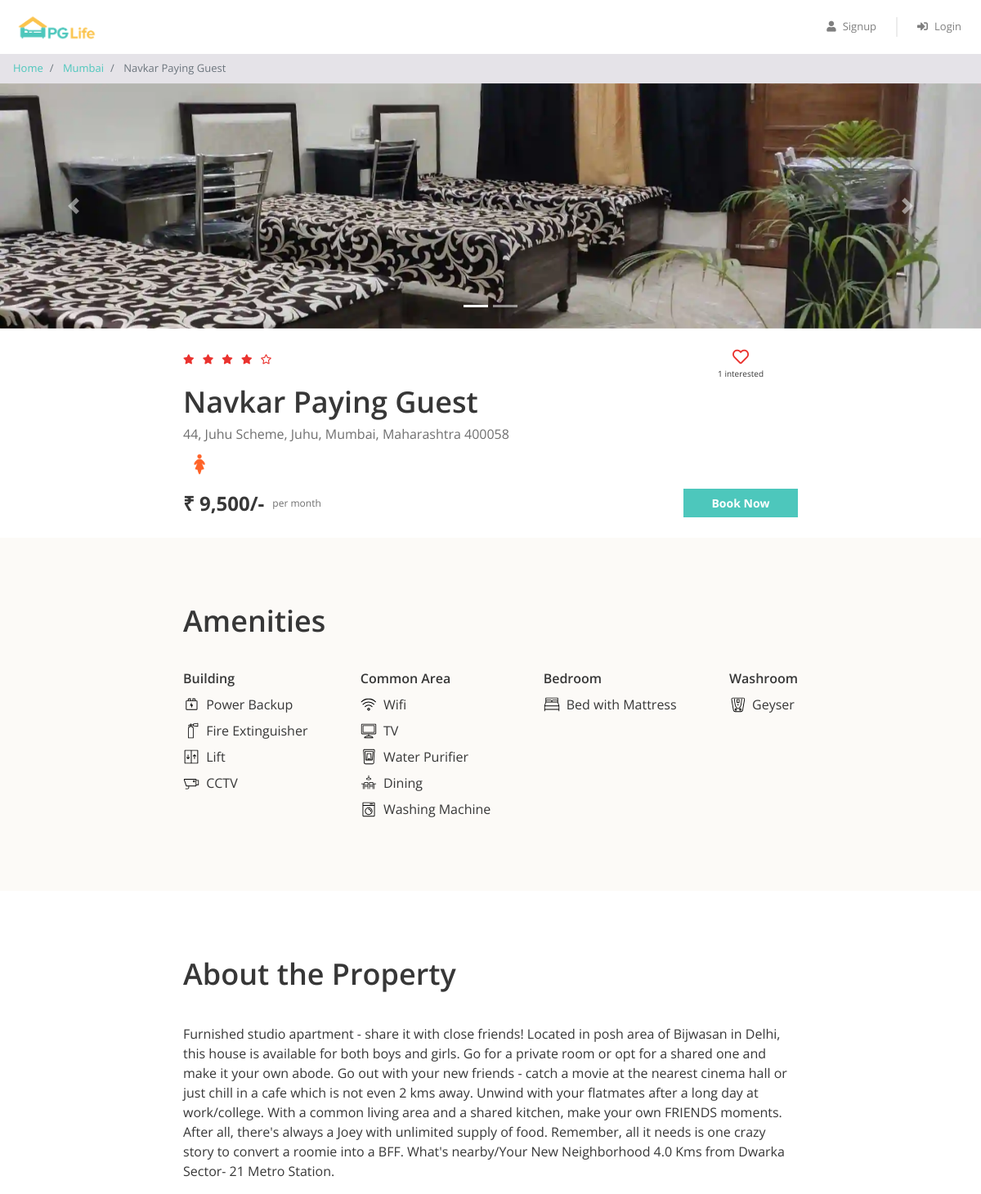
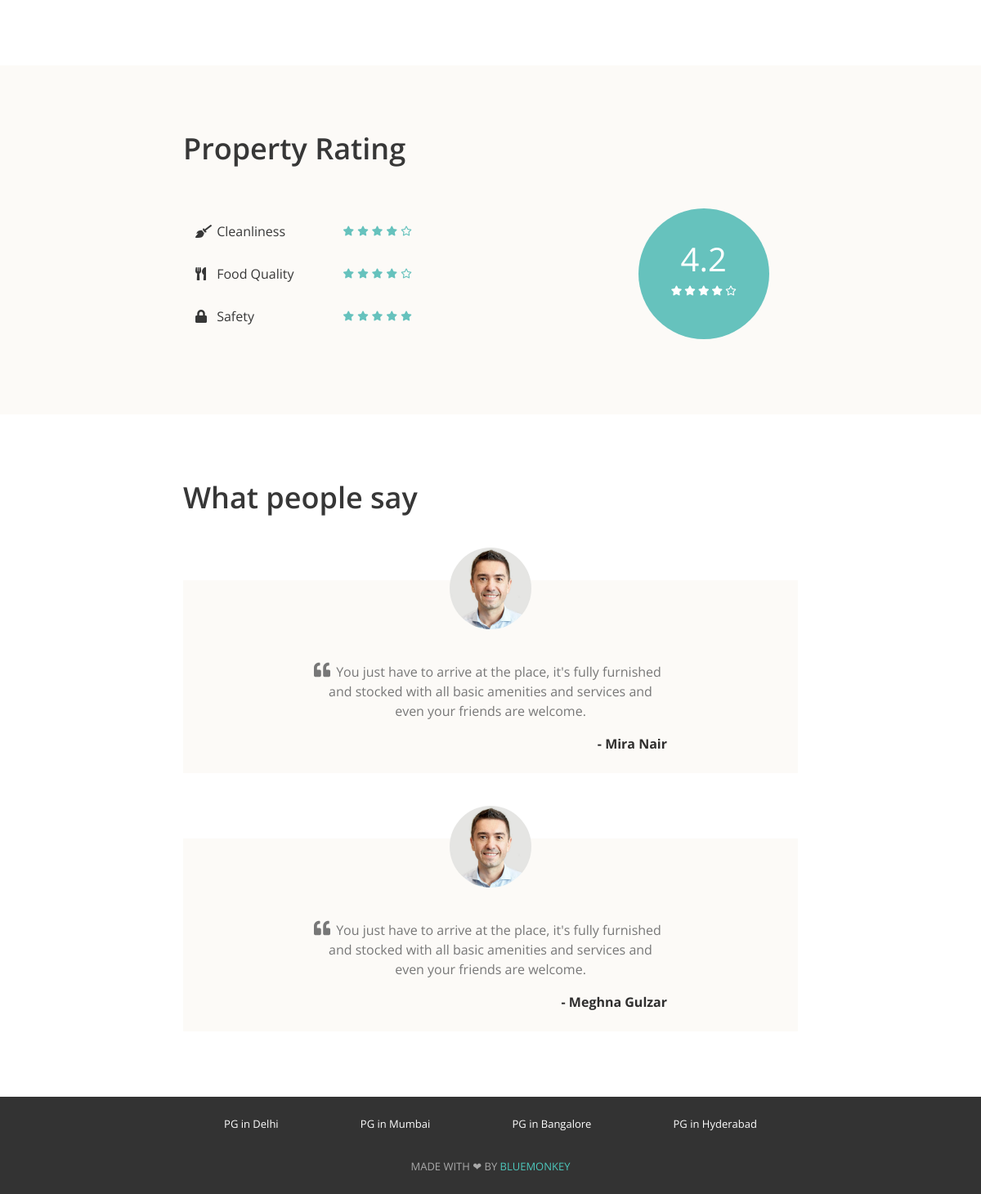
The app's page /property_detail.php?property_id=3 with its own data (2 pictures, top to bottom).
### tables this page shows
CREATE TABLE `properties` (
  `id` int(11) NOT NULL,
  `city_id` int(11) NOT NULL,
  `name` varchar(100) NOT NULL,
  `address` varchar(255) NOT NULL,
  `description` longtext NOT NULL,
  `gender` enum('male','female','unisex') NOT NULL,
  `rent` int(11) NOT NULL,
  `rating_clean` float(2,1) NOT NULL,
  `rating_food` float(2,1) NOT NULL,
  `rating_safety` float(2,1) NOT NULL
);

CREATE TABLE `cities` (
  `id` int(11) NOT NULL,
  `name` varchar(100) NOT NULL
);

CREATE TABLE `amenities` (
  `id` int(11) NOT NULL,
  `name` varchar(100) NOT NULL,
  `type` varchar(100) NOT NULL,
  `icon` varchar(30) NOT NULL
);

CREATE TABLE `testimonials` (
  `id` int(11) NOT NULL,
  `property_id` int(11) NOT NULL,
  `user_name` varchar(100) NOT NULL,
  `content` longtext NOT NULL
);

### property_detail.php (the view, shortened to what this page needs)
<?php
require "includes/database_connect.php";
$property_id = $_GET["property_id"];
$sql_1 = "SELECT *, p.id AS property_id, p.name AS property_name, c.name AS city_name
            FROM properties p
            INNER JOIN cities c ON p.city_id = c.id
            WHERE p.id = $property_id";
$result_1 = mysqli_query($conn, $sql_1);
$property = mysqli_fetch_assoc($result_1);
$sql_2 = "SELECT * FROM testimonials WHERE property_id = $property_id";
$result_2 = mysqli_query($conn, $sql_2);
$testimonials = mysqli_fetch_all($result_2, MYSQLI_ASSOC);
$sql_3 = "SELECT a.*
            FROM amenities a
            INNER JOIN properties_amenities pa ON a.id = pa.amenity_id
            WHERE pa.property_id = $property_id";
$result_3 = mysqli_query($conn, $sql_3);
$amenities = mysqli_fetch_all($result_3, MYSQLI_ASSOC);
$sql_4 = "SELECT * FROM interested_users_properties WHERE property_id = $property_id";
$result_4 = mysqli_query($conn, $sql_4);
$interested_users_count = mysqli_num_rows($result_4);
?>
<!DOCTYPE html>
<html lang="en">
<head>
    <?php
    include "includes/head_links.php";
    ?>
    <link href="css/property_detail.css" rel="stylesheet" />
</head>
<body>
    <?php
    include "includes/header.php";
    ?>
    <nav aria-label="breadcrumb">
        <ol class="breadcrumb py-2">
            <li class="breadcrumb-item">
                <a href="index.php">Home</a>
            </li>
            <li class="breadcrumb-item">
                <a href="property_list.php?city=<?= $property['city_name']; ?>"><?= $property['city_name']; ?></a>
            </li>
            <li class="breadcrumb-item active" aria-current="page">
                <?= $property['property_name']; ?>
            </li>
        </ol>
    </nav>
    <div id="property-images" class="carousel slide" data-ride="carousel">
        <ol class="carousel-indicators">
            <?php
            $property_images = glob("img/properties/" . $property['property_id'] . "/*");
            foreach ($property_images as $index => $property_image) {
            ?>
                <li data-target="#property-images" data-slide-to="<?= $index ?>" class="<?= $index == 0 ? "active" : ""; ?>"></li>
            <?php
            }
            ?>
        </ol>
        <div class="carousel-inner">
            <?php
            foreach ($property_images as $index => $property_image) {
            ?>
                <div class="carousel-item <?= $index == 0 ? "active" : ""; ?>">
                    <img class="d-block w-100" src="<?= $property_image ?>" alt="slide">
                </div>
            <?php
            }
            ?>
        </div>
        <a class="carousel-control-prev" href="#property-images" role="button" data-slide="prev">
            <span class="carousel-control-prev-icon" aria-hidden="true"></span>
        </a>
        <a class="carousel-control-next" href="#property-images" role="button" data-slide="next">
            <span class="carousel-control-next-icon" aria-hidden="true"></span>
        </a>
    </div>
    <div class="property-summary page-container">
        <div class="row no-gutters justify-content-between">
            <?php
            $total_rating = ($property['rating_clean'] + $property['rating_food'] + $property['rating_safety']) / 3;
            $total_rating = round($total_rating, 1);
            ?>
            <div class="star-container" title="<?= $total_rating ?>">
                <?php
                $rating = $total_rating;
                for ($i = 0; $i < 5; $i++) {
                    if ($rating >= $i + 0.8) {
                ?>
                        <i class="fas fa-star"></i>
                    <?php
                    } elseif ($rating >= $i + 0.3) {
                    ?>
                        <i class="fas fa-star-half-alt"></i>
                    <?php
                    } else {
                    ?>
                        <i class="far fa-star"></i>
                <?php
                    }
                }
                ?>
            </div>
            <div class="interested-container">
                <?php
                $is_interested = false;
                if ($is_interested) {
                ?>
                    <i class="is-interested-image fas fa-heart"></i>
                <?php
                } else {
                ?>
                    <i class="is-interested-image far fa-heart"></i>
                <?php
                }
                ?>
                <div class="interested-text">
                    <span class="interested-user-count"><?= $interested_users_count ?></span> interested
                </div>
            </div>
        </div>
        <div class="detail-container">
            <div class="property-name"><?= $property['property_name'] ?></div>
            <div class="property-address"><?= $property['address'] ?></div>
            <div class="property-gender">
                <?php
                if ($property['gender'] == "male") {
                ?>
                    <img src="img/male.png">
                <?php
                } elseif ($property['gender'] == "female") {
                ?>
                    <img src="img/female.png">
                <?php
                } else {
                ?>
                    <img src="img/unisex.png">
                <?php
                }
                ?>
            </div>
        </div>
        <div class="row no-gutters">
            <div class="rent-container col-6">
                <div class="rent">₹ <?= number_format($property['rent']) ?>/-</div>
                <div class="rent-unit">per month</div>
            </div>
            <div class="button-container col-6">
                <a href="#" class="btn btn-primary">Book Now</a>
            </div>
        </div>
    </div>
    <div class="property-amenities">
        <div class="page-container">
            <h1>Amenities</h1>
            <div class="row justify-content-between">
                <div class="col-md-auto">
                    <h5>Building</h5>
                    <?php
                    foreach ($amenities as $amenity) {
                        if ($amenity['type'] == "Building") {
                    ?>
                            <div class="amenity-container">
                                <img src="img/amenities/<?= $amenity['icon'] ?>.svg">
                                <span><?= $amenity['name'] ?></span>
                            </div>
                    <?php
                        }
                    }
                    ?>
                </div>
                <div class="col-md-auto">
                    <h5>Common Area</h5>
                    <?php
                    foreach ($amenities as $amenity) {
                        if ($amenity['type'] == "Common Area") {
                    ?>
                            <div class="amenity-container">
                                <img src="img/amenities/<?= $amenity['icon'] ?>.svg">
                                <span><?= $amenity['name'] ?></span>
                            </div>
                    <?php
                        }
                    }
                    ?>
                </div>
                <div class="col-md-auto">
                    <h5>Bedroom</h5>
                    <?php
                    foreach ($amenities as $amenity) {
                        if ($amenity['type'] == "Bedroom") {
                    ?>
                            <div class="amenity-container">
                                <img src="img/amenities/<?= $amenity['icon'] ?>.svg">
                                <span><?= $amenity['name'] ?></span>
                            </div>
                    <?php
                        }
                    }
                    ?>
                </div>
                <div class="col-md-auto">
                    <h5>Washroom</h5>
                    <?php
                    foreach ($amenities as $amenity) {
                        if ($amenity['type'] == "Washroom") {
                    ?>
                            <div class="amenity-container">
                                <img src="img/amenities/<?= $amenity['icon'] ?>.svg">
                                <span><?= $amenity['name'] ?></span>
                            </div>
                    <?php
                        }
                    }
                    ?>
                </div>
            </div>
        </div>
    </div>
    <div class="property-about page-container">
        <h1>About the Property</h1>
        <p><?= $property['description'] ?></p>
    </div>
    <div class="property-rating">
        <div class="page-container">
            <h1>Property Rating</h1>
            <div class="row align-items-center justify-content-between">
                <div class="col-md-6">
                    <div class="rating-criteria row">
                        <div class="col-6">
                            <i class="rating-criteria-icon fas fa-broom"></i>
                            <span class="rating-criteria-text">Cleanliness</span>
                        </div>
                        <div class="rating-criteria-star-container col-6" title="<?= $property['rating_clean'] ?>">
                            <?php
                            $rating = $property['rating_clean'];
                            for ($i = 0; $i < 5; $i++) {
                                if ($rating >= $i + 0.8) {
                            ?>
                                    <i class="fas fa-star"></i>
                                <?php
                                } elseif ($rating >= $i + 0.3) {
                                ?>
                                    <i class="fas fa-star-half-alt"></i>
                                <?php
                                } else {
                                ?>
                                    <i class="far fa-star"></i>
                            <?php
                                }
                            }
                            ?>
                        </div>
                    </div>
                    <div class="rating-criteria row">
                        <div class="col-6">
                            <i class="rating-criteria-icon fas fa-utensils"></i>
                            <span class="rating-criteria-text">Food Quality</span>
                        </div>
                        <div class="rating-criteria-star-container col-6" title="<?= $property['rating_food'] ?>">
                            <?php
                            $rating = $property['rating_food'];
                            for ($i = 0; $i < 5; $i++) {
                                if ($rating >= $i + 0.8) {
                            ?>
                                    <i class="fas fa-star"></i>
                                <?php
                                } elseif ($rating >= $i + 0.3) {
                                ?>
                                    <i class="fas fa-star-half-alt"></i>
                                <?php
                                } else {
                                ?>
                                    <i class="far fa-star"></i>
                            <?php
                                }
                            }
                            ?>
                        </div>
                    </div>
                    <div class="rating-criteria row">
                        <div class="col-6">
                            <i class="rating-criteria-icon fa fa-lock"></i>
                            <span class="rating-criteria-text">Safety</span>
                        </div>
                        <div class="rating-criteria-star-container col-6" title="<?= $property['rating_safety'] ?>">
                            <?php
                            $rating = $property['rating_safety'];
                            for ($i = 0; $i < 5; $i++) {
                                if ($rating >= $i + 0.8) {
                            ?>
                                    <i class="fas fa-star"></i>
                                <?php
                                } elseif ($rating >= $i + 0.3) {
                                ?>
                                    <i class="fas fa-star-half-alt"></i>
                                <?php
                                } else {
                                ?>
                                    <i class="far fa-star"></i>
                            <?php
                                }
                            }
                            ?>
                        </div>
                    </div>
                </div>
                <div class="col-md-4">
                    <div class="rating-circle">
                        <?php
                        $total_rating = ($property['rating_clean'] + $property['rating_food'] + $property['rating_safety']) / 3;
                        $total_rating = round($total_rating, 1);
                        ?>
                        <div class="total-rating"><?= $total_rating ?></div>
                        <div class="rating-circle-star-container">
                            <?php
                            $rating = $total_rating;
                            for ($i = 0; $i < 5; $i++) {
                                if ($rating >= $i + 0.8) {
                            ?>
                                    <i class="fas fa-star"></i>
                                <?php
                                } elseif ($rating >= $i + 0.3) {
                                ?>
                                    <i class="fas fa-star-half-alt"></i>
                                <?php
                                } else {
                                ?>
                                    <i class="far fa-star"></i>
                            <?php
                                }
                            }
                            ?>
                        </div>
                    </div>
                </div>
            </div>
        </div>
    </div>
    <div class="property-testimonials page-container">
        <h1>What people say</h1>
        <?php
        foreach ($testimonials as $testimonial) {
        ?>
            <div class="testimonial-block">
                <div class="testimonial-image-container">
                    <img class="testimonial-img" src="img/man.png">
                </div>
                <div class="testimonial-text">
                    <i class="fa fa-quote-left" aria-hidden="true"></i>
                    <p><?= $testimonial['content'] ?></p>
                </div>
                <div class="testimonial-name">- <?= $testimonial['user_name'] ?></div>
            </div>
        <?php
        }
        ?>
    </div>
    <?php
    include "includes/footer.php";
    ?>
</body>
</html>

### records on screen
properties: city.name "Mumbai", name "Navkar Paying Guest", address "44, Juhu Scheme, Juhu, Mumbai, Maharashtra 400058", rent "9,500", description "Furnished studio apartment - share it with close friends! Located in posh area of Bijwasan in Delhi, this house is available for both boys and girls. Go for a private room or opt for a shared one and make it your own abode. Go out with your new friends - catch a movie at the nearest cinema hall or just chill in a cafe which is not even 2 kms away. Unwind with your flatmates after a long day at work/college. With a common living area and a shared kitchen, make your own FRIENDS moments. After all, there's always a Joey with unlimited supply of food. Remember, all it needs is one crazy story to convert a roomie into a BFF. What's nearby/Your New Neighborhood 4.0 Kms from Dwarka Sector- 21…", total_rating "4.2"
amenities: icon (picture), name "Power Backup"
amenities: icon (picture), name "Fire Extinguisher"
amenities: icon (picture), name "Lift"
amenities: icon (picture), name "CCTV"
amenities: icon (picture), name "Wifi"
amenities: shows a picture, name "TV"
amenities: icon (picture), name "Water Purifier"
amenities: icon (picture), name "Dining"
amenities: icon (picture), name "Washing Machine"
amenities: name "Bed with Mattress"
amenities: icon (picture), name "Geyser"
testimonials: content "You just have to arrive at the place, it's fully furnished and stocked with all basic amenities and services and even your friends are welcome.", user_name "Mira Nair"
testimonials: content "You just have to arrive at the place, it's fully furnished and stocked with all basic amenities and services and even your friends are welcome.", user_name "Meghna Gulzar"

### other values on screen
$interested_users_count "1"
